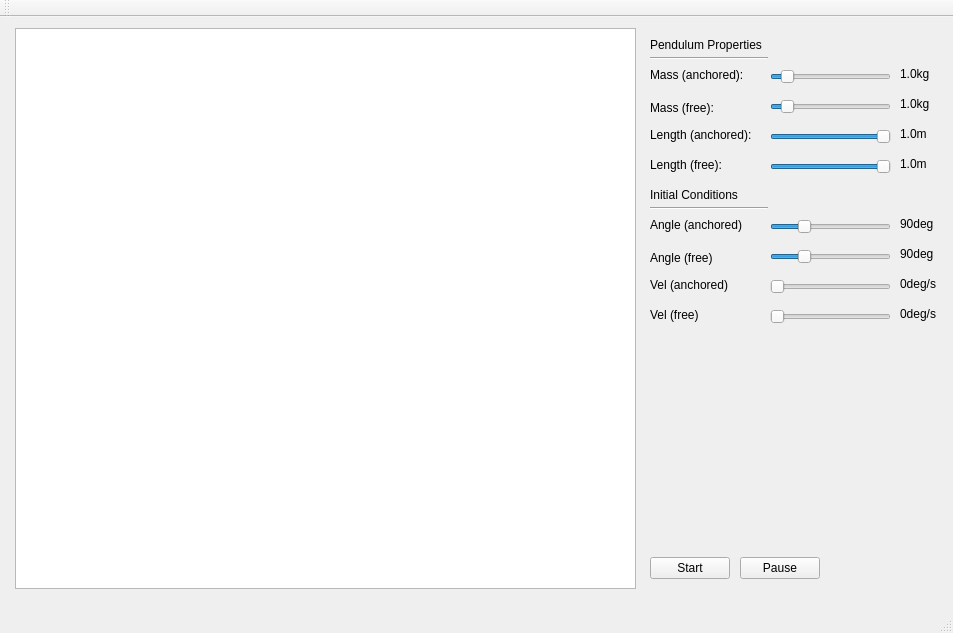
<?xml version="1.0" encoding="UTF-8"?>
<ui version="4.0">
 <class>MainWindow</class>
 <widget class="QMainWindow" name="MainWindow">
  <property name="geometry">
   <rect>
    <x>0</x>
    <y>0</y>
    <width>953</width>
    <height>633</height>
   </rect>
  </property>
  <property name="windowTitle">
   <string>Double Pendulum</string>
  </property>
  <widget class="QWidget" name="centralWidget">
   <widget class="QLabel" name="label">
    <property name="geometry">
     <rect>
      <x>650</x>
      <y>50</y>
      <width>121</width>
      <height>16</height>
     </rect>
    </property>
    <property name="text">
     <string>Mass (anchored):</string>
    </property>
   </widget>
   <widget class="QLabel" name="label_2">
    <property name="geometry">
     <rect>
      <x>650</x>
      <y>80</y>
      <width>121</width>
      <height>21</height>
     </rect>
    </property>
    <property name="text">
     <string>Mass (free):</string>
    </property>
   </widget>
   <widget class="QLabel" name="label_3">
    <property name="geometry">
     <rect>
      <x>650</x>
      <y>110</y>
      <width>121</width>
      <height>16</height>
     </rect>
    </property>
    <property name="text">
     <string>Length (anchored):</string>
    </property>
   </widget>
   <widget class="QLabel" name="label_4">
    <property name="geometry">
     <rect>
      <x>650</x>
      <y>140</y>
      <width>121</width>
      <height>16</height>
     </rect>
    </property>
    <property name="text">
     <string>Length (free):</string>
    </property>
   </widget>
   <widget class="QSlider" name="m1slider">
    <property name="geometry">
     <rect>
      <x>770</x>
      <y>50</y>
      <width>121</width>
      <height>20</height>
     </rect>
    </property>
    <property name="minimum">
     <number>1</number>
    </property>
    <property name="value">
     <number>10</number>
    </property>
    <property name="orientation">
     <enum>Qt::Horizontal</enum>
    </property>
   </widget>
   <widget class="QSlider" name="l1slider">
    <property name="geometry">
     <rect>
      <x>770</x>
      <y>110</y>
      <width>121</width>
      <height>20</height>
     </rect>
    </property>
    <property name="minimum">
     <number>1</number>
    </property>
    <property name="maximum">
     <number>100</number>
    </property>
    <property name="value">
     <number>100</number>
    </property>
    <property name="orientation">
     <enum>Qt::Horizontal</enum>
    </property>
   </widget>
   <widget class="QLabel" name="m1label">
    <property name="geometry">
     <rect>
      <x>900</x>
      <y>50</y>
      <width>47</width>
      <height>14</height>
     </rect>
    </property>
    <property name="text">
     <string>1.0kg</string>
    </property>
   </widget>
   <widget class="QLabel" name="m2label">
    <property name="geometry">
     <rect>
      <x>900</x>
      <y>80</y>
      <width>47</width>
      <height>14</height>
     </rect>
    </property>
    <property name="text">
     <string>1.0kg</string>
    </property>
   </widget>
   <widget class="QLabel" name="l1label">
    <property name="geometry">
     <rect>
      <x>900</x>
      <y>110</y>
      <width>47</width>
      <height>14</height>
     </rect>
    </property>
    <property name="text">
     <string>1.0m</string>
    </property>
   </widget>
   <widget class="QLabel" name="l2label">
    <property name="geometry">
     <rect>
      <x>900</x>
      <y>140</y>
      <width>47</width>
      <height>14</height>
     </rect>
    </property>
    <property name="text">
     <string>1.0m</string>
    </property>
   </widget>
   <widget class="QSlider" name="m2slider">
    <property name="geometry">
     <rect>
      <x>770</x>
      <y>80</y>
      <width>121</width>
      <height>20</height>
     </rect>
    </property>
    <property name="minimum">
     <number>1</number>
    </property>
    <property name="value">
     <number>10</number>
    </property>
    <property name="orientation">
     <enum>Qt::Horizontal</enum>
    </property>
   </widget>
   <widget class="QSlider" name="l2slider">
    <property name="geometry">
     <rect>
      <x>770</x>
      <y>140</y>
      <width>121</width>
      <height>20</height>
     </rect>
    </property>
    <property name="minimum">
     <number>1</number>
    </property>
    <property name="maximum">
     <number>100</number>
    </property>
    <property name="value">
     <number>100</number>
    </property>
    <property name="orientation">
     <enum>Qt::Horizontal</enum>
    </property>
   </widget>
   <widget class="QPushButton" name="startButton">
    <property name="geometry">
     <rect>
      <x>650</x>
      <y>540</y>
      <width>80</width>
      <height>22</height>
     </rect>
    </property>
    <property name="text">
     <string>Start</string>
    </property>
   </widget>
   <widget class="QPushButton" name="pauseButton">
    <property name="geometry">
     <rect>
      <x>740</x>
      <y>540</y>
      <width>80</width>
      <height>22</height>
     </rect>
    </property>
    <property name="text">
     <string>Pause</string>
    </property>
   </widget>
   <widget class="QLabel" name="label_5">
    <property name="geometry">
     <rect>
      <x>650</x>
      <y>260</y>
      <width>121</width>
      <height>16</height>
     </rect>
    </property>
    <property name="text">
     <string>Vel (anchored)</string>
    </property>
   </widget>
   <widget class="QLabel" name="theta2label">
    <property name="geometry">
     <rect>
      <x>900</x>
      <y>230</y>
      <width>47</width>
      <height>14</height>
     </rect>
    </property>
    <property name="text">
     <string>90deg</string>
    </property>
   </widget>
   <widget class="QLabel" name="vel1label">
    <property name="geometry">
     <rect>
      <x>900</x>
      <y>260</y>
      <width>47</width>
      <height>14</height>
     </rect>
    </property>
    <property name="text">
     <string>0deg/s</string>
    </property>
   </widget>
   <widget class="QLabel" name="vel2label">
    <property name="geometry">
     <rect>
      <x>900</x>
      <y>290</y>
      <width>47</width>
      <height>14</height>
     </rect>
    </property>
    <property name="text">
     <string>0deg/s</string>
    </property>
   </widget>
   <widget class="QLabel" name="label_6">
    <property name="geometry">
     <rect>
      <x>650</x>
      <y>230</y>
      <width>121</width>
      <height>21</height>
     </rect>
    </property>
    <property name="text">
     <string>Angle (free)</string>
    </property>
   </widget>
   <widget class="QSlider" name="theta1slider">
    <property name="geometry">
     <rect>
      <x>770</x>
      <y>200</y>
      <width>121</width>
      <height>20</height>
     </rect>
    </property>
    <property name="minimum">
     <number>0</number>
    </property>
    <property name="maximum">
     <number>359</number>
    </property>
    <property name="value">
     <number>90</number>
    </property>
    <property name="orientation">
     <enum>Qt::Horizontal</enum>
    </property>
   </widget>
   <widget class="QSlider" name="vel2slider">
    <property name="geometry">
     <rect>
      <x>770</x>
      <y>290</y>
      <width>121</width>
      <height>20</height>
     </rect>
    </property>
    <property name="minimum">
     <number>0</number>
    </property>
    <property name="maximum">
     <number>100</number>
    </property>
    <property name="value">
     <number>0</number>
    </property>
    <property name="orientation">
     <enum>Qt::Horizontal</enum>
    </property>
   </widget>
   <widget class="QSlider" name="vel1slider">
    <property name="geometry">
     <rect>
      <x>770</x>
      <y>260</y>
      <width>121</width>
      <height>20</height>
     </rect>
    </property>
    <property name="minimum">
     <number>0</number>
    </property>
    <property name="maximum">
     <number>100</number>
    </property>
    <property name="value">
     <number>0</number>
    </property>
    <property name="orientation">
     <enum>Qt::Horizontal</enum>
    </property>
   </widget>
   <widget class="QLabel" name="theta1label">
    <property name="geometry">
     <rect>
      <x>900</x>
      <y>200</y>
      <width>47</width>
      <height>14</height>
     </rect>
    </property>
    <property name="text">
     <string>90deg</string>
    </property>
   </widget>
   <widget class="QLabel" name="label_7">
    <property name="geometry">
     <rect>
      <x>650</x>
      <y>290</y>
      <width>121</width>
      <height>16</height>
     </rect>
    </property>
    <property name="text">
     <string>Vel (free)</string>
    </property>
   </widget>
   <widget class="QLabel" name="label_8">
    <property name="geometry">
     <rect>
      <x>650</x>
      <y>200</y>
      <width>121</width>
      <height>16</height>
     </rect>
    </property>
    <property name="text">
     <string>Angle (anchored)</string>
    </property>
   </widget>
   <widget class="QSlider" name="theta2slider">
    <property name="geometry">
     <rect>
      <x>770</x>
      <y>230</y>
      <width>121</width>
      <height>20</height>
     </rect>
    </property>
    <property name="minimum">
     <number>0</number>
    </property>
    <property name="maximum">
     <number>359</number>
    </property>
    <property name="value">
     <number>90</number>
    </property>
    <property name="orientation">
     <enum>Qt::Horizontal</enum>
    </property>
   </widget>
   <widget class="QLabel" name="label_9">
    <property name="geometry">
     <rect>
      <x>650</x>
      <y>20</y>
      <width>161</width>
      <height>16</height>
     </rect>
    </property>
    <property name="text">
     <string>Pendulum Properties</string>
    </property>
   </widget>
   <widget class="Line" name="line">
    <property name="geometry">
     <rect>
      <x>650</x>
      <y>40</y>
      <width>118</width>
      <height>3</height>
     </rect>
    </property>
    <property name="orientation">
     <enum>Qt::Horizontal</enum>
    </property>
   </widget>
   <widget class="QLabel" name="label_10">
    <property name="geometry">
     <rect>
      <x>650</x>
      <y>170</y>
      <width>161</width>
      <height>16</height>
     </rect>
    </property>
    <property name="text">
     <string>Initial Conditions</string>
    </property>
   </widget>
   <widget class="Line" name="line_2">
    <property name="geometry">
     <rect>
      <x>650</x>
      <y>190</y>
      <width>118</width>
      <height>3</height>
     </rect>
    </property>
    <property name="orientation">
     <enum>Qt::Horizontal</enum>
    </property>
   </widget>
   <widget class="QGraphicsView" name="graphicsView">
    <property name="geometry">
     <rect>
      <x>15</x>
      <y>11</y>
      <width>621</width>
      <height>561</height>
     </rect>
    </property>
   </widget>
  </widget>
  <widget class="QMenuBar" name="menuBar">
   <property name="geometry">
    <rect>
     <x>0</x>
     <y>0</y>
     <width>953</width>
     <height>21</height>
    </rect>
   </property>
  </widget>
  <widget class="QToolBar" name="mainToolBar">
   <attribute name="toolBarArea">
    <enum>TopToolBarArea</enum>
   </attribute>
   <attribute name="toolBarBreak">
    <bool>false</bool>
   </attribute>
  </widget>
  <widget class="QStatusBar" name="statusBar"/>
 </widget>
 <layoutdefault spacing="6" margin="11"/>
 <resources/>
 <connections/>
</ui>
